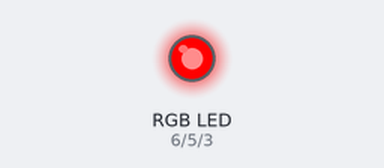
Recording of a sketch running on a simulated Arduino Uno, built with avr-gcc and run on an emulated ATmega328P. On the bench: an RGB LED mixed from three pins (HIGH = lit).

Above: at 0.5 s.
At 1.5 s:
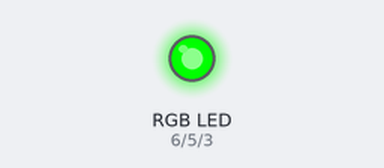
At 5.5 s:
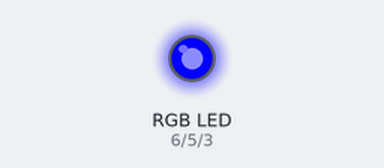
Timing chart, 0 to 6.9 s (numbered marks = the images above):
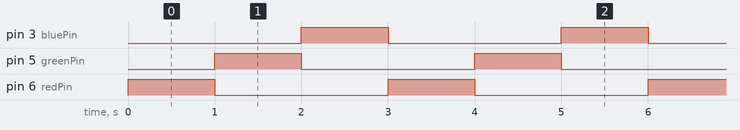

Measured:
- by itself, pin 3 (bluePin), pin 5 (greenPin), pin 6 (redPin): alternates HIGH for 1.0 s and LOW for 2.0 s

The sketch:

RGB_LEDcontroll.ino
```cpp
int redPin = 6; //빨간색 핀, 아두이노 보드 6번핀에 연결
int greenPin = 5; //초록색 핀, 아두이노 보트 5번핀에 연결
int bluePin = 3; //파란색 핀, 아두이노 보드 3번핀에 연결
int redOff, greenOff, blueOff; //각 LED를 끄기 위한 전역 변수 선언

void setup() //analogWrite 함수 사용시 (PWM)
{             //pinMode 설정 필요 없음

}

void loop()
{
  analogWrite (redPin, 255); //redPin으로 255 값 출력
  delay (1000);              //1000ms지연
  analogWrite (redPin, redOff); //빨간색 LED 끔

  analogWrite (greenPin, 255); //greenPin으로 255 값 출력
  delay (1000);                 //1000ms지연
  analogWrite (greenPin, greenOff); //초록색 LED 끔

  analogWrite (bluePin, 255); //bluePin으로 255 값 출력
  delay (1000);                  //1000ms지연
  analogWrite (bluePin, blueOff); //초록색 LED 끔
}
```
